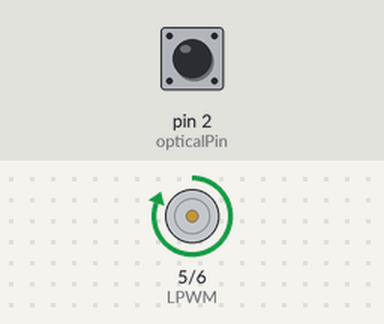
The sketch below on a simulated Arduino Uno, built with avr-gcc and run on an emulated ATmega328P. Parts: motor-driver pin pairs drawn as motors (green arrow = first pin HIGH = forward, orange = second pin HIGH = backward, longer = more drive). The inputs (shaded band) are chosen by the test bench; at power-on: pin 2 (opticalPin) HIGH. The local clock reads 2024-03-15 10:24:30 at power-on unless the sketch sets it; what the sketch prints to the serial monitor is not drawn.

Above: at 0.1 s.
At 40.1 s:
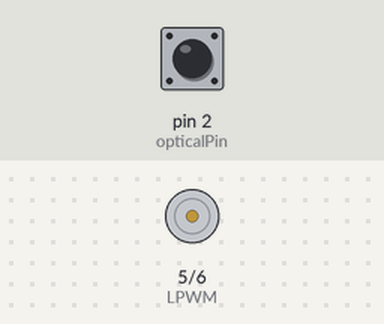
At 46.1 s:
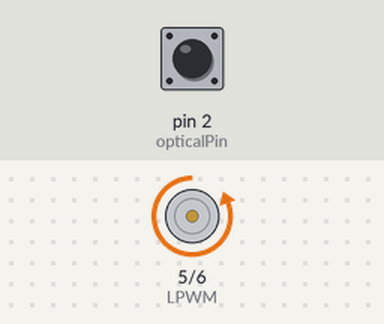
Timing chart, 0 to 47.6 s (numbered marks = the images above):
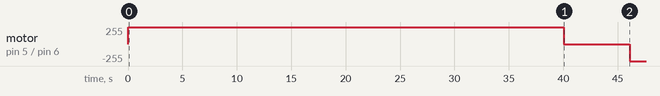

Measured:
- by itself, motor on pin 5 (LPWM) / pin 6 (RPWM): stopped → forward 255/255 at 0.04 s, → stopped 40.0 s later, → backward 255/255 6.1 s later

The sketch:

control_pos_actuador_lineal_MODIFICACIONES.ino
```cpp
#include <elapsedMillis.h>
elapsedMillis timeElapsed;

#include <Wire.h>                   // Incluye libreria para interfaz I2C.
#include <RTClib.h>                 // Incluye libreria para el manejo del módulo RTC.
#include <math.h>

RTC_DS3231 rtc;                     // Crea objeto del tipo RTC_DS3231.

int RPWM = 6;
int LPWM = 5;
int opticalPin = 2;

volatile long lastDebounceTime = 0;

int Speed = 255;

#define falsepulseDelay 20          // Tiempo mínimo para evitar rebote.
volatile int counter;               // Para contar pulsos del encoder.
volatile int prevCounter;           // Contador anterior.
int Direction;                      // -1 = retayéndose,
                                    //  0 = detenido,
                                    //  1 = extendiéndose.

int pos;
long prevT = 0;
float eprev = 0;
float eintegral = 0;
int dir;
// int horasDelDia[] = {5, 6, 7, 8, 9, 10, 11, 12, 13, 14, 15, 16, 17, 18, 19};
int target;                         // Conteo total: 1207 pulsos.
// int n = 0;

float d[180];                       // Distancia necesaria de extensión del actuador.
float ang[180];
float L1 = 0.5675;
float L2 = 0.15;

void setup() {
  pinMode(RPWM, OUTPUT);
  pinMode(LPWM, OUTPUT);
  pinMode(opticalPin, INPUT_PULLUP);

  attachInterrupt(digitalPinToInterrupt(opticalPin), count, RISING);

  Serial.begin(9600);

//____________________________________________________________________________________
  for(int i = 0; i < 181; i++)
  {
    //Cálculo de la distancia del actuador necesaria.
    //Serial.println("______________C. DISTANCIA______________");
    ang[i] = (i + 1);
    d[i] = distancia_act(ang[i]);

    //Serial.println(ang[i]);
    //Serial.println(d[i]);
  }
//____________________________________________________________________________________

  if (! rtc.begin())
  {                                                   // Si no encuentra el módulo:
    Serial.println("¡Modulo RTC no encontrado!");     // Muestra mensaje de error.
    while (1);                                        // Bucle infinito que impide la ejecución del programa.
  }
  //rtc.adjust(DateTime(2022, 12, 14, 16, 0, 0));       // Fecha de prueba.
  rtc.adjust(DateTime(__DATE__, __TIME__));         // Función que permite establecer fecha y horario.
                                                      // Al momento de la compilacion, comentar esta linea.
                                                      // y volver a subir el programa para operación normal.
  //________________________________________________________________________________

  // Al iniciar el programa por primera vez, posiciona el actuador en 0.
  Serial.println("Iniciando programa...");
  Serial.println("Actuador retrayéndose.");
  driveActuator(-1, 255);
  //delay(40000); // Espera 40 segundos.
  delay(40000);
  driveActuator(0, 0);
  delay(1000);
  pos = 0;
  Serial.println("Actuador colocado en el origen.");
}

void loop() {
  Serial.println("______________INICIO______________");
  DateTime fecha = rtc.now(); // Crea objeto DateTime "fecha" y guarda en él la fecha y hora actuales.
  Serial.println("Fecha y hora del día:");
  Serial.print(fecha.day());
  Serial.print("/");
  Serial.print(fecha.month());
  Serial.print("/");
  Serial.print(fecha.year());
  Serial.print("/");
  Serial.print(fecha.hour());
  Serial.print(":");
  Serial.print(fecha.minute());
  Serial.print(":");
  Serial.println(fecha.second());
  delay(5000);

  Serial.println("Hora actual:");
  Serial.println(fecha.hour());

  switch (fecha.hour())
  {
    case 1:
      // Posiciona el actuador en el origen a la 1 am.
      driveActuator(-1, 255);
      delay(40000); // Espera 40 segundos.
      delay(1000);
      driveActuator(0, 0);
      delay(1000);
      pos = 0;
      target = 0;
      Serial.print(target);
      break;
    case 2:
      target = 0;
      Serial.print(target);
      break;
    case 3:
      target = 0;
      Serial.print(target);
      break;
    case 4:
      target = 0;
      Serial.print(target);
      break;
    case 5:
      // map recibe la distancia requerida por el actuador (0:717);
      // la "mapea" para obtener los pulsos del encoder (0:1207).
      target = map(0, 0, 302, 0, 1207);
      Serial.print(target);
      break;
    case 6:
      target = map(0, 0, 302, 0, 1207);
      Serial.print(target);
      break;
    case 7:
      //target = map(0, 0, 302, 0, 1207);
      target = 0;
      Serial.print(target);
      break;
    case 8:
      //target = map(0, 0, 302, 0, 1207);
      target = 0;
      Serial.print(target);
      break;
    case 9:
      target = map(32, 0, 302, 0, 1207);
      Serial.print(target);
      break;
    case 10:
      target = map(64, 0, 302, 0, 1207);
      Serial.print(target);
      break;
    case 11:
      target = map(100, 0, 302, 0, 1207);
      Serial.print(target);
      break;
    case 12:
      target = map(136, 0, 302, 0, 1207);
      Serial.print(target);
      break;
    case 13:
      target = map(168, 0, 302, 0, 1207);
      Serial.print(target);
      break;
    case 14:
      target = map(199, 0, 302, 0, 1207);
      Serial.print(target);
      break;
    case 15:
      target = map(225, 0, 302, 0, 1207);
      Serial.print(target);
      break;
    case 16:
      target = map(244, 0, 302, 0, 1207);
      Serial.print(target);
      break;
    case 17:
      target = map(244, 0, 302, 0, 1207);
      Serial.print(target);
      break;
    case 18:
      target = map(244, 0, 302, 0, 1207);
      Serial.print(target);
      break;
    case 19:
      target = map(244, 0, 302, 0, 1207);
      Serial.print(target);
      break;
    case 20:
      target = map(244, 0, 302, 0, 1207);
      Serial.print(target);
      break;
    case 22:
      target = map(244, 0, 302, 0, 1207);
      Serial.print(target);
      break;
    case 23:
      target = map(244, 0, 302, 0, 1207);
      Serial.print(target);
      break;
    case 00:
      target = map(244, 0, 302, 0, 1207);
      Serial.print(target);
      break;
  }


  float kp = 1;         // Control proporcional, solo usa la ganancia "kp".

  long currT = millis();

  float deltaT = ((float)(currT-prevT)) / 1.0e3;
  prevT = currT;

  // Error:
  float e = pos - target;

  // Señal de control:
  float u = kp * e;

  // Define la velocidad del driver:
  float vel = 255;

  do
  {
    if(pos > target)
    {
      dir = -1;
    }
    else
    {
      dir = 1;
    }
    driveActuator(dir, vel);
    Serial.println(pos);
    Serial.println(target);
    Serial.println("-----------");
  }
  while(pos != target);

  driveActuator(0, 0);
  Serial.println("Llegó al objetivo (case):");
  Serial.println(fecha.hour());
  Serial.println("__________________________________");


}

void driveActuator(int Direction, int Speed){
  int rightPWM = RPWM;
  int leftPWM = LPWM;

  switch(Direction){
  case 1: // Extensión.
    analogWrite(rightPWM, Speed);
    analogWrite(leftPWM, 0);
  break;

  case 0: // Sin dirección, detenido.
    analogWrite(rightPWM, 0);
    analogWrite(leftPWM, 0);
  break;

  case -1: // Retracción.
    analogWrite(rightPWM, 0);
    analogWrite(leftPWM, Speed);
  break;
  }
}

void count()
{
  if ((millis() - lastDebounceTime) > falsepulseDelay) // Reduce el ruido evitando el rebote.
  {
    lastDebounceTime = millis();
    if(dir == 1){
      pos++;
    }
    if(dir == -1){
      pos--;
    }
  }
}

float distancia_act(float angulo)
{
  float argumento = angulo*(3.1416 / 180.00);
  float distancia_m = sqrt(L1*L1 + L2*L2 - 2.00 * L1 * L2 * cos(argumento));
  return distancia_m;
}
```
